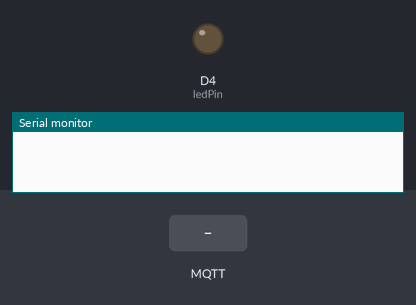
This sketch was run on a simulated Arduino MKR. Parts: output pins drawn as LEDs (lit = HIGH), the last lines printed to the serial monitor. Dashed ring = blinking. The inputs (shaded band) are chosen by the test bench. WiFi joins after 1.5 s; servers stay silent unless stated; no MQTT or app messages arrive unless stated.

Above: at 2.7 s.
2.8 s: MQTT message "Tisha waved" arrives on the first subscribed topic
At 2.95 s:
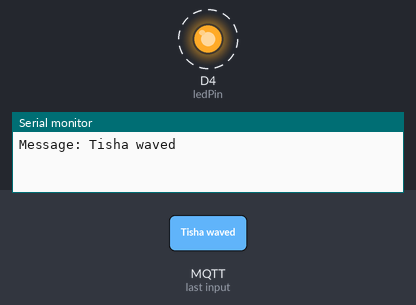
5.8 s: MQTT message "Tisha Patted" arrives on the first subscribed topic
7.3 s: MQTT message "1" arrives on the first subscribed topic
Timing chart, 0 to 10.3 s (numbered marks = the images above; inputs shaded):
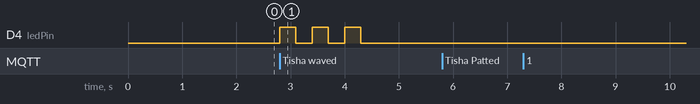

Measured:
- after the input at 2.8 s, D4 (ledPin): alternates HIGH for 0.30 s and LOW for 0.30 s, 6 changes in all, then stays LOW, starting at once

The sketch:

3.3Dsubscriber.ino
```cpp
#include <WiFiNINA.h>
#include <ArduinoMqttClient.h>
char ssid[] = "IBN-B";
char pass[] = "CUPunjab";

const char broker[] = "broker.emqx.io";
int port = 1883;
const char topic[] = "SIT210/wave";
WiFiClient wifiClient;
MqttClient mqttClient(wifiClient);

const int ledPin = 4;

void blinkWave() {

  for (int i = 0; i < 3; i++) {
    digitalWrite(ledPin, HIGH);
    delay(300);
    digitalWrite(ledPin, LOW);
    delay(300);
  }
}

void blinkPat() {

  for (int i = 0; i < 2; i++) {
    digitalWrite(ledPin, HIGH);
    delay(1000);
    digitalWrite(ledPin, LOW);
    delay(1000);
  }
}
void handleIncomingMessages() {
  mqttClient.poll();
  while (mqttClient.available()) {

    String message = "";
    while (mqttClient.available()) {
      message += (char)mqttClient.read();
    }
    Serial.print("Message: ");
    Serial.println(message);

    if (message.indexOf("Tisha waved") != -1) {
      blinkWave();
    } else if (message.indexOf("Tisha Patted ") != -1) {
      blinkPat();
    }


  }
}


void setup() {
  Serial.begin(9600);
  pinMode(ledPin, OUTPUT);
WiFi.begin(ssid, pass);


  mqttClient.connect(broker, port);

  mqttClient.subscribe(topic);

}

void loop() {

  handleIncomingMessages();
}
```
